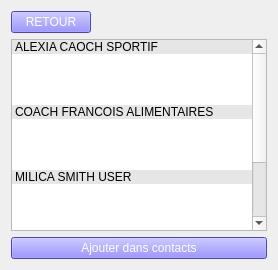
                                <widget class="QWidget" name="page_5">
                                 <layout class="QVBoxLayout" name="verticalLayout_50">
                                  <item alignment="Qt::AlignLeft">
                                   <widget class="QPushButton" name="pushButton_return_contact">
                                    <property name="styleSheet">
                                     <string notr="true">background-color:rgb(108, 99, 255);color:white;</string>
                                    </property>
                                    <property name="text">
                                     <string>RETOUR</string>
                                    </property>
                                   </widget>
                                  </item>
                                  <item>
                                   <widget class="QListWidget" name="listWidget_3">
                                    <property name="iconSize">
                                     <size>
                                      <width>76</width>
                                      <height>65</height>
                                     </size>
                                    </property>
                                    <property name="layoutMode">
                                     <enum>QListView::Batched</enum>
                                    </property>
                                    <property name="spacing">
                                     <number>0</number>
                                    </property>
                                    <property name="gridSize">
                                     <size>
                                      <width>103</width>
                                      <height>65</height>
                                     </size>
                                    </property>
                                    <property name="viewMode">
                                     <enum>QListView::ListMode</enum>
                                    </property>
                                    <property name="uniformItemSizes">
                                     <bool>true</bool>
                                    </property>
                                    <property name="currentRow">
                                     <number>-1</number>
                                    </property>
                                    <property name="sortingEnabled">
                                     <bool>true</bool>
                                    </property>
                                    <item>
                                     <property name="text">
                                      <string>ALEXIA CAOCH SPORTIF</string>
                                     </property>
                                     <property name="background">
                                      <brush brushstyle="SolidPattern">
                                       <color alpha="255">
                                        <red>230</red>
                                        <green>230</green>
                                        <blue>230</blue>
                                       </color>
                                      </brush>
                                     </property>
                                     <property name="icon">
                                      <iconset resource="../Interface/images_rc.qrc">
                                       <normaloff>:/im/images/images/th (3).jpg</normaloff>:/im/images/images/th (3).jpg</iconset>
                                     </property>
                                    </item>
                                    <item>
                                     <property name="text">
                                      <string>COACH FRANCOIS ALIMENTAIRES</string>
                                     </property>
                                     <property name="background">
                                      <brush brushstyle="SolidPattern">
                                       <color alpha="255">
                                        <red>230</red>
                                        <green>230</green>
                                        <blue>230</blue>
                                       </color>
                                      </brush>
                                     </property>
                                     <property name="icon">
                                      <iconset resource="../Interface/images_rc.qrc">
                                       <normaloff>:/im/images/images/th (1).jpg</normaloff>:/im/images/images/th (1).jpg</iconset>
                                     </property>
                                    </item>
                                    <item>
                                     <property name="text">
                                      <string>MILICA SMITH USER</string>
                                     </property>
                                     <property name="background">
                                      <brush brushstyle="SolidPattern">
                                       <color alpha="255">
                                        <red>230</red>
                                        <green>230</green>
                                        <blue>230</blue>
                                       </color>
                                      </brush>
                                     </property>
                                     <property name="icon">
                                      <iconset resource="../Interface/images_rc.qrc">
                                       <normaloff>:/im/images/images/th (2).jpg</normaloff>:/im/images/images/th (2).jpg</iconset>
                                     </property>
                                    </item>
                                   </widget>
                                  </item>
                                  <item>
                                   <widget class="QPushButton" name="pushButton_add_in_contact">
                                    <property name="styleSheet">
                                     <string notr="true">background-color:rgb(108, 99, 255);color:white;</string>
                                    </property>
                                    <property name="text">
                                     <string>Ajouter dans contacts</string>
                                    </property>
                                   </widget>
                                  </item>
                                 </layout>
                                </widget>
